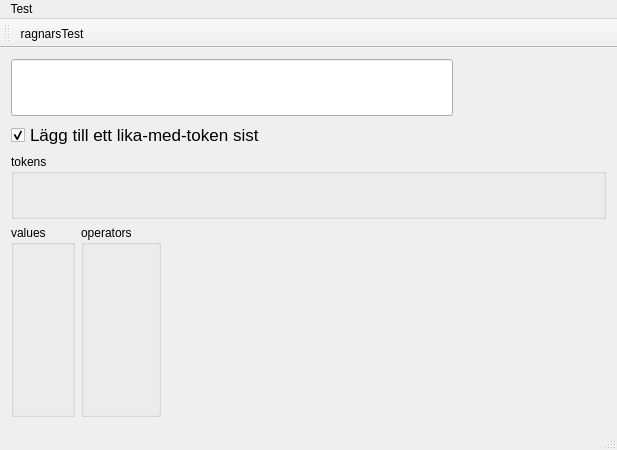
<?xml version="1.0" encoding="UTF-8"?>
<ui version="4.0">
 <class>MainWindow</class>
 <widget class="QMainWindow" name="MainWindow">
  <property name="geometry">
   <rect>
    <x>0</x>
    <y>0</y>
    <width>617</width>
    <height>450</height>
   </rect>
  </property>
  <property name="windowTitle">
   <string>Kalkylatoralgoritm</string>
  </property>
  <widget class="QWidget" name="centralWidget">
   <layout class="QVBoxLayout" name="verticalLayout_3">
    <item>
     <layout class="QHBoxLayout" name="horizontalLayout">
      <item>
       <widget class="QLineEdit" name="input">
        <property name="sizePolicy">
         <sizepolicy hsizetype="Expanding" vsizetype="Fixed">
          <horstretch>30</horstretch>
          <verstretch>0</verstretch>
         </sizepolicy>
        </property>
        <property name="font">
         <font>
          <pointsize>32</pointsize>
         </font>
        </property>
        <property name="text">
         <string/>
        </property>
       </widget>
      </item>
      <item>
       <widget class="QLabel" name="result">
        <property name="sizePolicy">
         <sizepolicy hsizetype="Preferred" vsizetype="Preferred">
          <horstretch>10</horstretch>
          <verstretch>0</verstretch>
         </sizepolicy>
        </property>
        <property name="font">
         <font>
          <pointsize>32</pointsize>
         </font>
        </property>
        <property name="text">
         <string/>
        </property>
        <property name="alignment">
         <set>Qt::AlignRight|Qt::AlignTrailing|Qt::AlignVCenter</set>
        </property>
       </widget>
      </item>
     </layout>
    </item>
    <item>
     <widget class="QCheckBox" name="checkImplicitEqual">
      <property name="font">
       <font>
        <pointsize>13</pointsize>
       </font>
      </property>
      <property name="text">
       <string>Lägg till ett lika-med-token sist</string>
      </property>
      <property name="checked">
       <bool>true</bool>
      </property>
     </widget>
    </item>
    <item>
     <widget class="QGroupBox" name="stackboxTokens">
      <property name="title">
       <string>tokens</string>
      </property>
      <layout class="QHBoxLayout" name="horizontalLayout_3">
       <item>
        <spacer name="horizontalSpacer">
         <property name="orientation">
          <enum>Qt::Horizontal</enum>
         </property>
         <property name="sizeHint" stdset="0">
          <size>
           <width>40</width>
           <height>20</height>
          </size>
         </property>
        </spacer>
       </item>
      </layout>
     </widget>
    </item>
    <item>
     <layout class="QHBoxLayout" name="horizontalLayout_2">
      <item>
       <widget class="QGroupBox" name="stackboxValues">
        <property name="title">
         <string>values</string>
        </property>
        <layout class="QVBoxLayout" name="verticalLayout">
         <item>
          <spacer name="spacerValues">
           <property name="orientation">
            <enum>Qt::Vertical</enum>
           </property>
           <property name="sizeHint" stdset="0">
            <size>
             <width>20</width>
             <height>40</height>
            </size>
           </property>
          </spacer>
         </item>
        </layout>
       </widget>
      </item>
      <item>
       <widget class="QGroupBox" name="stackboxOperators">
        <property name="title">
         <string>operators</string>
        </property>
        <layout class="QVBoxLayout" name="verticalLayout_2">
         <item>
          <spacer name="spacerOps">
           <property name="orientation">
            <enum>Qt::Vertical</enum>
           </property>
           <property name="sizeHint" stdset="0">
            <size>
             <width>20</width>
             <height>40</height>
            </size>
           </property>
          </spacer>
         </item>
        </layout>
       </widget>
      </item>
      <item>
       <spacer name="horizontalSpacer_2">
        <property name="orientation">
         <enum>Qt::Horizontal</enum>
        </property>
        <property name="sizeHint" stdset="0">
         <size>
          <width>40</width>
          <height>20</height>
         </size>
        </property>
       </spacer>
      </item>
     </layout>
    </item>
   </layout>
  </widget>
  <widget class="QMenuBar" name="menuBar">
   <property name="geometry">
    <rect>
     <x>0</x>
     <y>0</y>
     <width>617</width>
     <height>22</height>
    </rect>
   </property>
   <widget class="QMenu" name="menuTest">
    <property name="title">
     <string>Test</string>
    </property>
   </widget>
   <addaction name="menuTest"/>
  </widget>
  <widget class="QToolBar" name="mainToolBar">
   <attribute name="toolBarArea">
    <enum>TopToolBarArea</enum>
   </attribute>
   <attribute name="toolBarBreak">
    <bool>false</bool>
   </attribute>
   <addaction name="actionragnarsTest"/>
  </widget>
  <widget class="QStatusBar" name="statusBar"/>
  <action name="actionragnarsTest">
   <property name="text">
    <string>ragnarsTest</string>
   </property>
  </action>
 </widget>
 <layoutdefault spacing="6" margin="11"/>
 <resources/>
 <connections/>
</ui>
